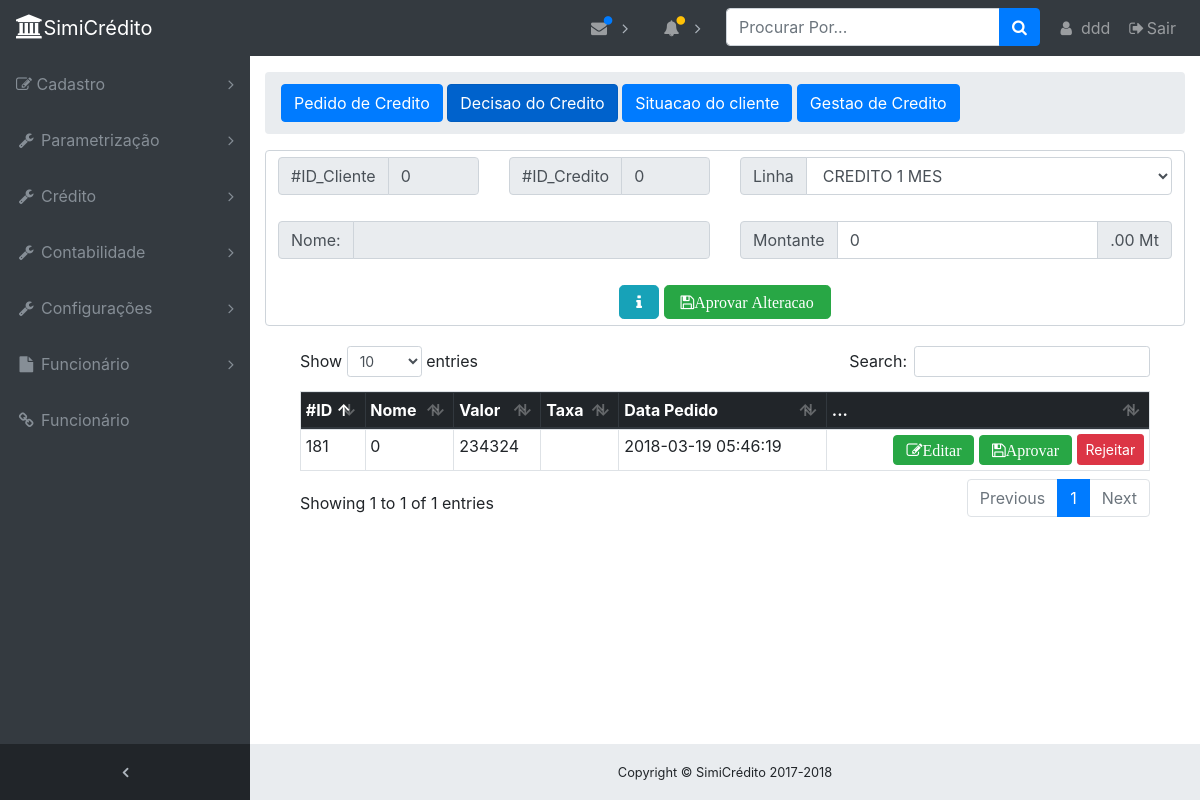
The page /pro-DecisaoCredito.php (signed in) on the database as committed earlier.
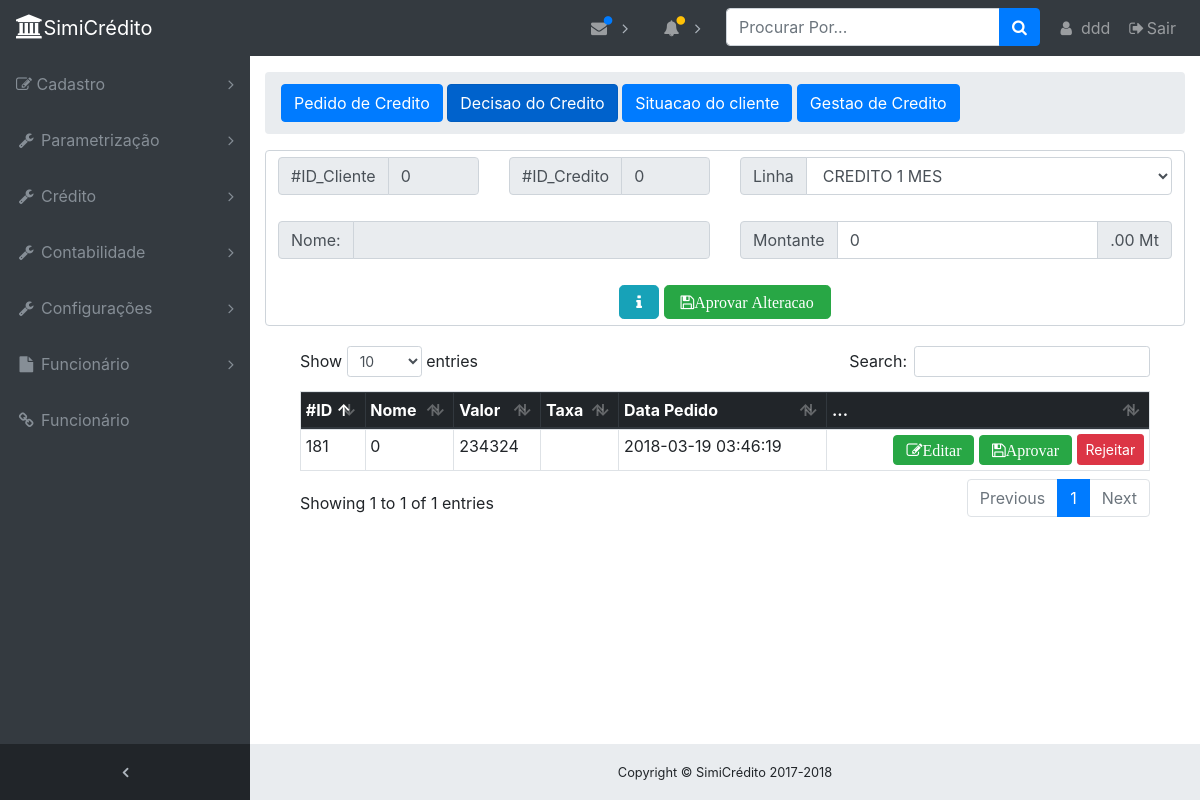
The same page on the database as committed later.
### tables this page shows
CREATE TABLE `tab_credito_1solicitado` (
  `IdCredito` int(10) NOT NULL,
  `IdCliente` varchar(10) DEFAULT NULL,
  `IdAvalista` varchar(10) DEFAULT NULL,
  `IdLinha` varchar(10) DEFAULT NULL,
  `IdGestor` varchar(10) DEFAULT NULL,
  `IdDestino` varchar(10) DEFAULT NULL,
  `TaxaJuro` varchar(10) DEFAULT NULL,
  `Prazo` smallint(5) DEFAULT NULL,
  `Periodo` varchar(255) DEFAULT NULL,
  `ValorSolicitado` varchar(30) DEFAULT NULL,
  `DataReg` timestamp NULL DEFAULT NULL,
  `IdUsuario` varchar(10) DEFAULT NULL,
  `Posicao` varchar(255) DEFAULT NULL,
  `Situacao` varchar(255) DEFAULT NULL,
  `IdSucursal` varchar(10) DEFAULT NULL
);

### pro-DecisaoCredito.php (the view, shortened to what the rows shown need)
<?php
include_once('dbcon.php');
require_once 'header.php';
$resultPedidos = mysqli_query($conn, "SELECT * FROM tab_credito_1solicitado WHERE Situacao='Solicitado'");
?>
<div style="width: auto; margin: 0px auto;">
    <form method="post" action="<?php echo htmlspecialchars($_SERVER['PHP_SELF']); ?>">
        <div class="card-body">
            <div class="table-responsive table-hover">
                <table class="table table-bordered table-sm" id="dataTable" width="100%" cellspacing="0">
                    <thead class="thead-dark">
                    <tr>
                        <th>#ID</th>
                        <th>Nome</th>
                        <th>Valor</th>
                        <th>Taxa</th>
                        <th>Data Pedido</th>
                        <th>...</th>
                    </tr>
                    </thead>
                    <tbody>
                    <?php while ($row = mysqli_fetch_array($resultPedidos)) { ?>
                        <tr>
                            <td><?php echo $row['IdCredito']; ?></td>
                            <td><?php echo $row['IdCliente']; ?></td>
                            <td><?php echo $row['ValorSolicitado']; ?></td>
                            <td><?php echo $row['TaxaJuro']; ?></td>
                            <td><?php echo $row['DataReg']; ?></td>
                            <td>
                                <div align="right">
                                    <a class="fa fa-edit btn btn-success"
                                       href="pro-DecisaoCredito.php?Editar=<?php echo $row['IdCredito']; ?>">Editar</a>
                                    <a class="fa fa-save btn btn-success "
                                       href="pro-DecisaoCredito.php?Aprovar=<?php echo $row['IdCredito']; ?>">Aprovar</a>
                                    <a class="btn btn-danger btn-sm"
                                       href="pro-DecisaoCredito.php?Remover=<?php echo $row['IdCredito']; ?>">Rejeitar</a>
                                </div>
                            </td>
                        </tr>
                    <?php } ?>
                    </tbody>
                </table>
            </div>
        </div>
    </form>
</div>
</body>
</html>

Rows that differ between the two databases and show on the page:
changed tab_credito_1solicitado id 181: DataReg "2018-03-19 05:46:19" → "2018-03-19 03:46:19"
